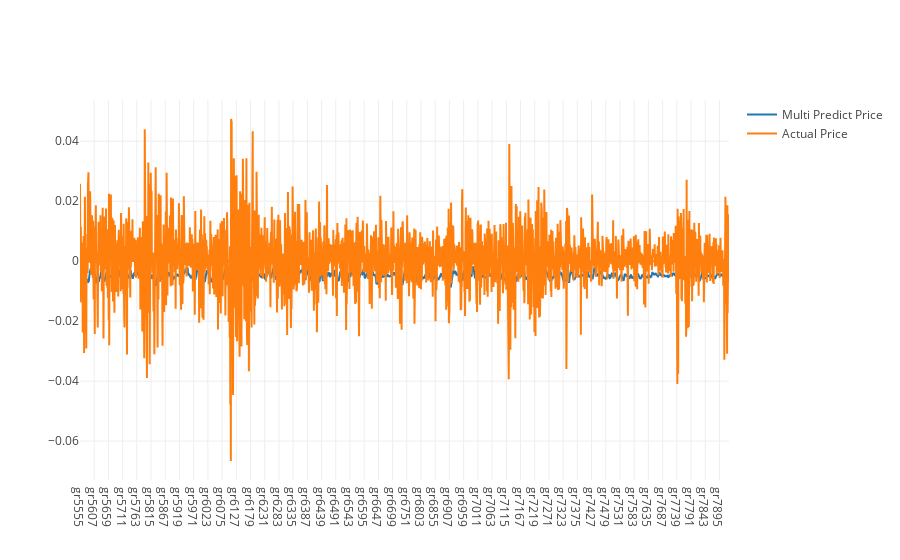

The code cell stored with this chart in its notebook:
### Code cell
py.iplot([multi_predict_chart, actual_chart])

### Figure 1 — Plotly figure (JSON) as saved in the notebook; plotly's stock layout.template omitted (floating-point values rounded to 4 significant figures; data arrays with more than 128 entries replaced by an {"elided": "..."} marker saying what was removed)
{"data": [{"name": "Multi Predict Price", "type": "scatter", "uid": "81b96068-1766-42c3-b25b-52b7b3f6e561", "x": {"elided": "2376 str values"}, "y": {"elided": "2376 float values"}}, {"name": "Actual Price", "type": "scatter", "uid": "f102ec06-737c-4511-a964-76e41b369059", "x": {"elided": "2376 str values"}, "y": {"elided": "2376 float values"}}], "layout": {}}
